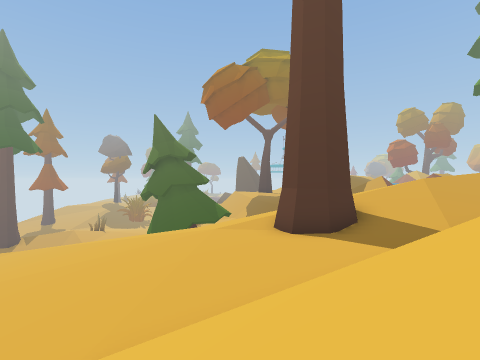
View 1 (above)

18 first-person views from a walk through a Unity game level. The camera is 1.5 m above the floor, looks level and sees 85° across. The floor is counted in squares, 2 m on a side. Each view is taken from the middle of a square. On the plan, view 1 faces up. The plan holds only what a view shows up to about 9 squares ahead; the rest is blank. The place goes on beyond the plan. The player is left out. Some surface patterns are stand-ins.

View 2
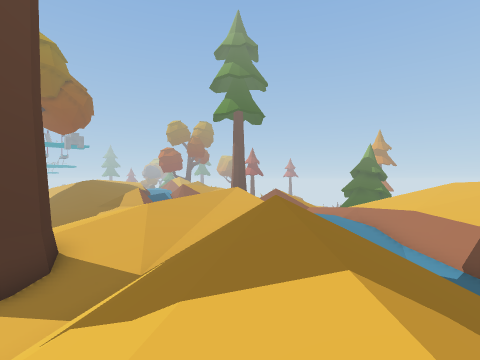

View 3
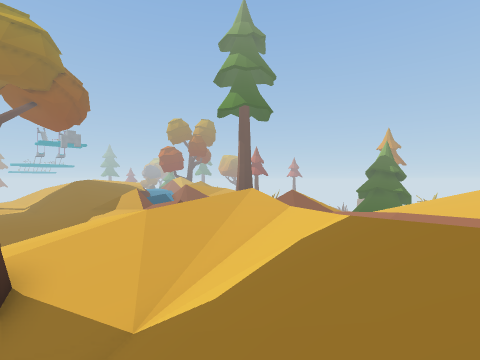

View 4
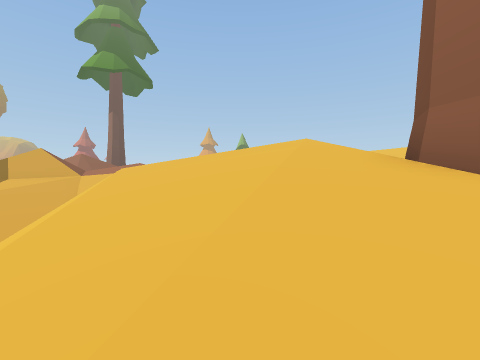

View 5
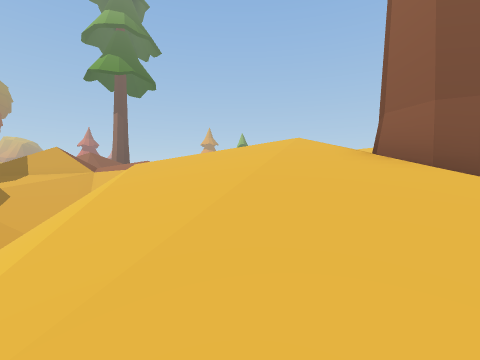

View 6
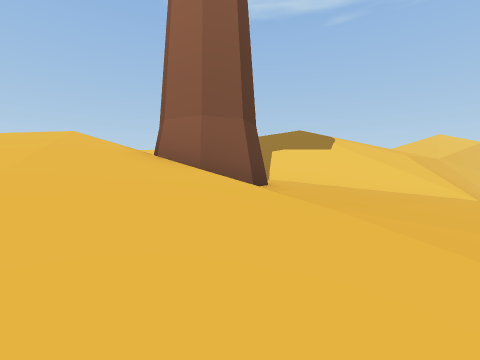

View 7
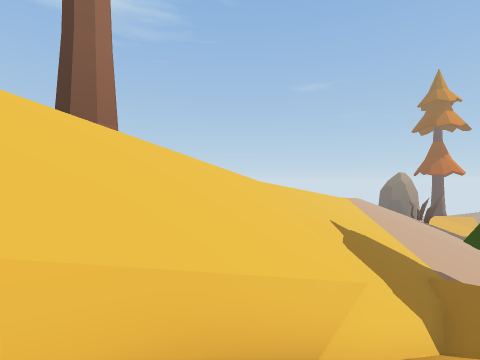

View 8
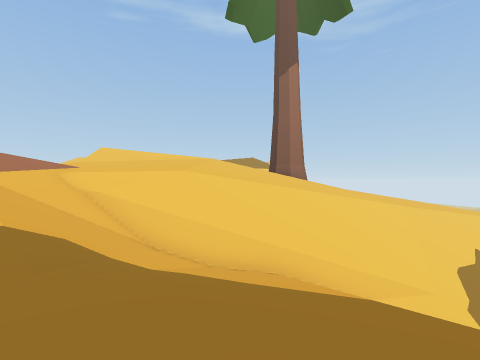

View 9
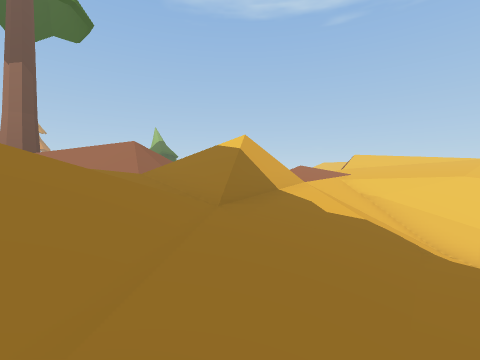

View 10
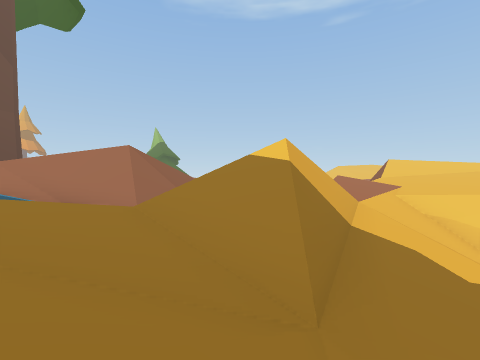

View 11
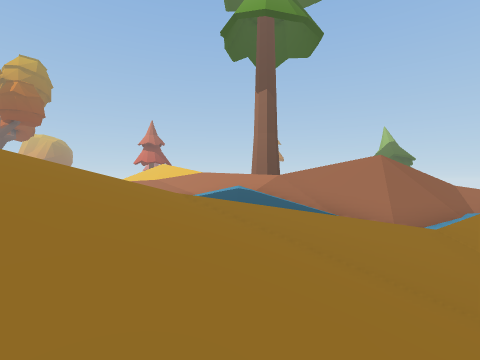

View 12
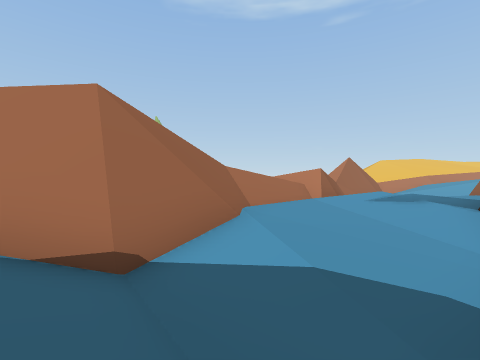

View 13
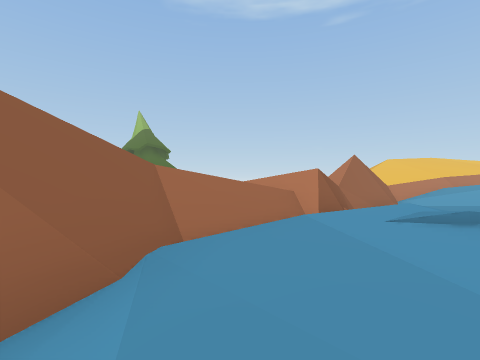

View 14
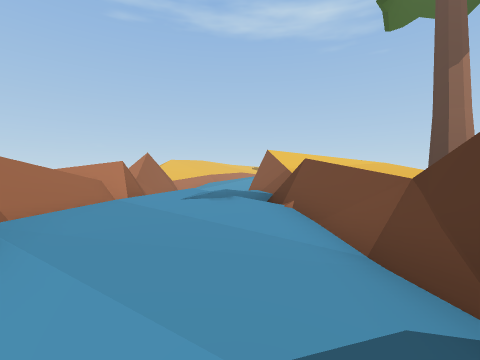

View 15
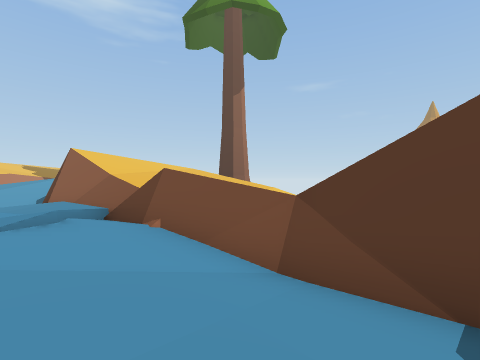

View 16
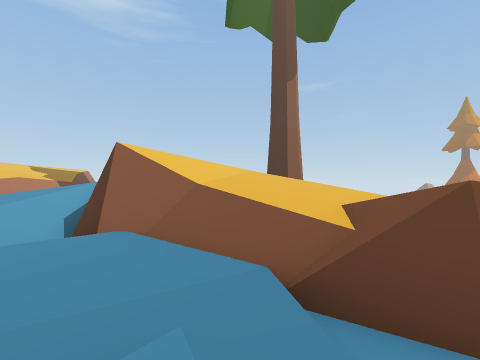

View 17
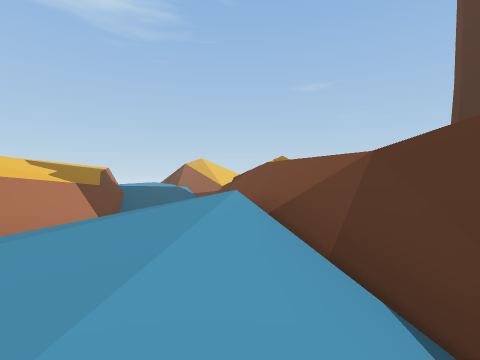

View 18
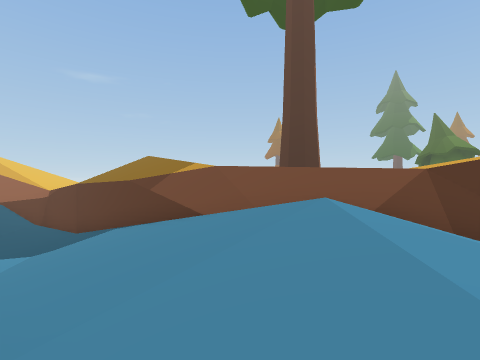

### Floor plan
Key: @ floor where view 1 was taken; # wall or solid block; . main floor; : floor 0.75 m higher than the main floor; - floor 1 m lower than the main floor; + floor 1.5 m higher than the main floor; * floor 2.25 m higher than the main floor; % floor 3 m higher than the main floor; _ floor 6.5 m lower than the main floor; / step, stairs or slope; = window, fence, low wall or low ledge; v drop or lower ground; T tree.
Columns run from 2 left of view 1 to 17 right of it. Each row starts with its distance up from view 1.
 27             ///=
 26            ////  ++/
 25         .////+/ ++//
 24         ..//++/ ++=%
 23        -...:++  :+v
 22       ---..=//...#
 21      ///-..== /..#
 20      //////:##.::#/
 19       //////##..:=/
 18 __/   ///////=..:/*
 17 //////////////#:::+
 16 ////#==###==//#/:=/
 15 //////////=++//:/==
 14 /////////+++++/:: =
 13 /////////+++**/:. =
 12 /////////****//:: #
 11 --../////*%%//#:: #
 10 -...:+///%////#.. #
  9 ...:+++*/%%%   :.
  8 ...T##//***%%v++:
  7 ....T#//++**/=+++
  6 -....:/++////=++
  5 -....:///////++++
  4 -...////////++++
  3 -./////////=:::#
  2 /////////=v:..#/
  1  ////////v...##%
  0   @ ////#v..##%%

Where each view was taken, in squares from view 1:
view 1: 0 up, 0 right, facing up
view 2: 0 up, 2 right, facing up-right
view 3: 2 up, 3 right, facing up-right
view 4: 11 up, 1 left, facing right
view 5: 11 up, 2 left, facing right
view 6: 11 up, 2 left, facing down-right
view 7: 18 up, 5 right, facing down-left
view 8: 23 up, 5 right, facing down
view 9: 25 up, 6 right, facing down-right
view 10: 24 up, 8 right, facing down-right
view 11: 25 up, 8 right, facing right
view 12: 22 up, 12 right, facing down-right
view 13: 20 up, 13 right, facing down-right
view 14: 21 up, 13 right, facing down
view 15: 20 up, 14 right, facing down-left
view 16: 16 up, 14 right, facing down-left
view 17: 8 up, 13 right, facing down-left
view 18: 5 up, 14 right, facing left
